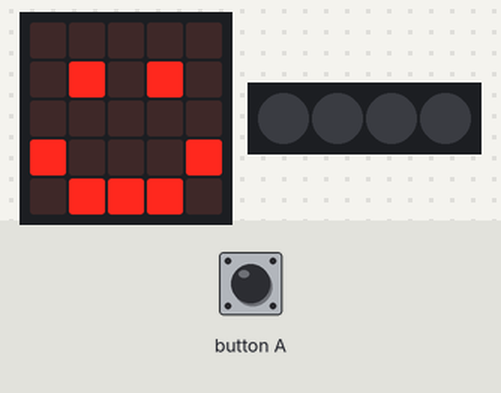
Bench run of a program on a simulated BBC micro:bit (MakeCode). Shown: the board's 5×5 LED display, 4 RGB LEDs in strip order, left to right. The test bench sets the inputs (shaded band). Dim RGB values are drawn brighter than linear.

Above: at 1.8 s.
1.9 s: button A pressed for 0.15 s
At 3.4 s:
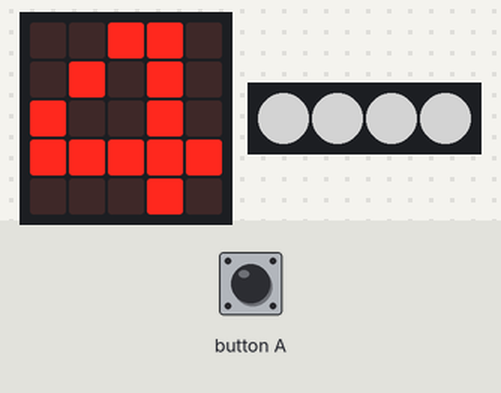
At 4.2 s:
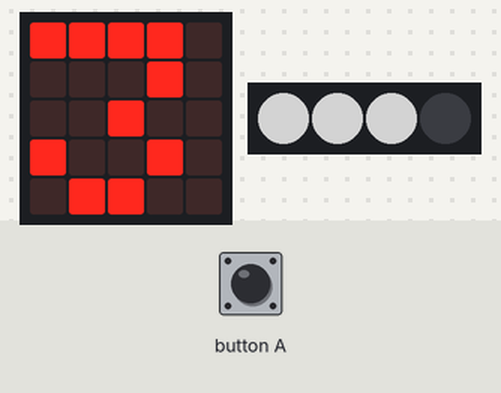
Timing chart, 0 to 10.6 s (numbered marks = the images above; inputs shaded):
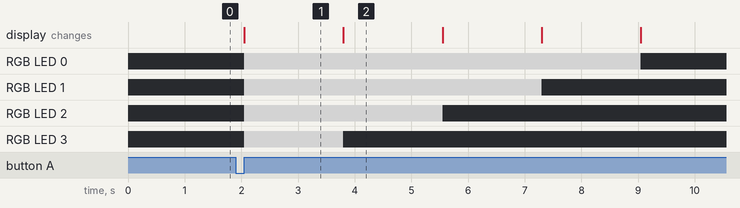

Measured:
- after the input at 1.9 s, RGB LED 0: off → RGB(127, 127, 127) after 0.15 s, → off 7.0 s later; RGB LED 1: off → RGB(127, 127, 127) after 0.15 s, → off 5.3 s later; RGB LED 2: off → RGB(127, 127, 127) after 0.15 s, → off 3.5 s later; RGB LED 3: off → RGB(127, 127, 127) after 0.15 s, → off 1.8 s later; the display: changes after 0.15 s (image 1)
- what the display in image 1 shows lasts 1.7 s, from 2.1 s to 3.8 s

The program:

main.ts
```typescript
// (licence header left out)
// variables
let loopCounter = 4
let neopixelStrip: neopixel.Strip = null

// cleanup
basic.clearScreen()
neopixelStrip = neopixel.create(DigitalPin.P16, 4, NeoPixelMode.RGB)
neopixelStrip.setPixelColor(0, neopixel.colors(NeoPixelColors.Black))
neopixelStrip.setPixelColor(1, neopixel.colors(NeoPixelColors.Black))
neopixelStrip.setPixelColor(2, neopixel.colors(NeoPixelColors.Black))
neopixelStrip.setPixelColor(3, neopixel.colors(NeoPixelColors.Black))
neopixelStrip.show()
basic.showIcon(IconNames.Happy)

input.onButtonPressed(Button.A, function () {
    loopCounter = 4
    neopixelStrip.setPixelColor(0, neopixel.colors(NeoPixelColors.White))
    neopixelStrip.setPixelColor(1, neopixel.colors(NeoPixelColors.White))
    neopixelStrip.setPixelColor(2, neopixel.colors(NeoPixelColors.White))
    neopixelStrip.setPixelColor(3, neopixel.colors(NeoPixelColors.White))
    neopixelStrip.show()
    while (loopCounter >= 0) {
        neopixelStrip.setPixelColor(loopCounter, neopixel.colors(NeoPixelColors.Black))
        neopixelStrip.show()
        basic.showNumber(loopCounter)
        loopCounter -= 1
        basic.pause(1000)
    }
    basic.clearScreen()
    basic.showIcon(IconNames.Happy)
})
```
